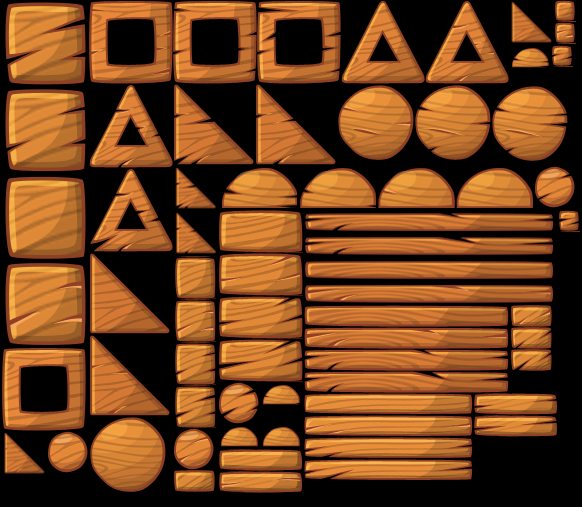
#> input picture src/ab/python_agent/vision/resources/wood.png, 582 x 507 px, found by its file name; its folder holds 5 pictures in this run
$ python get_crops_from_image.py
#> lines starting #> are read from the running program, lines starting #| are printed output that depends on the picture; after the words box and inside, x2 and y2 are one past the last pixel; in counts of white or black regions, pixels touching at a corner belong together
import cv2
import numpy as np
import os
import shutil

name = "wood"
save_dir = f"/home/david/AIBirds/src/ab/python_agent/vision/resources/{name}/"
img = cv2.imread(f"/home/david/AIBirds/src/ab/python_agent/vision/resources/{name}.png", cv2.IMREAD_UNCHANGED)
#> img is the input picture: shape (507, 582, 4); mean B, G, R, A 30, 69, 118.2, 159.6
shutil.rmtree(save_dir)
os.makedirs(save_dir)

gray = cv2.cvtColor(img, cv2.COLOR_BGR2GRAY)
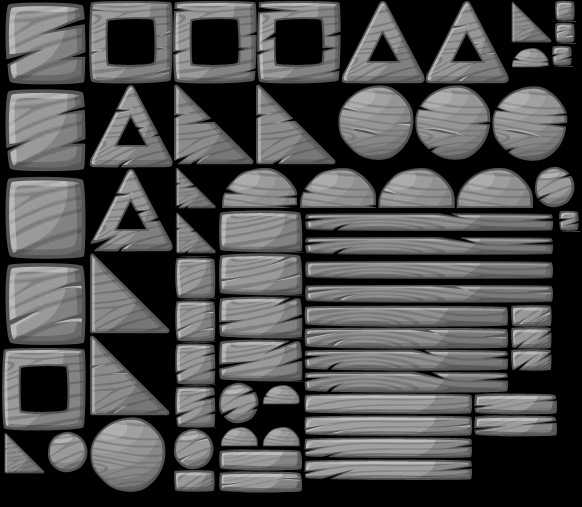
#> gray: shape (507, 582); min 0, max 193, mean 79.3
gray = 255 - gray
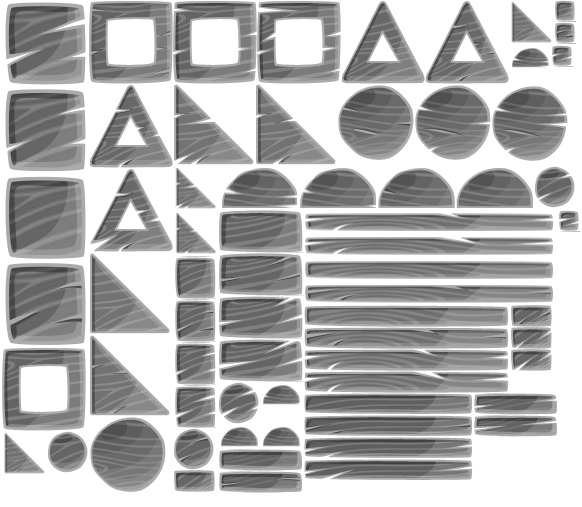
#> gray: shape (507, 582); min 62, max 255, mean 175.7

ret, blob = cv2.threshold(gray, 0, 255, cv2.THRESH_BINARY_INV+cv2.THRESH_OTSU)
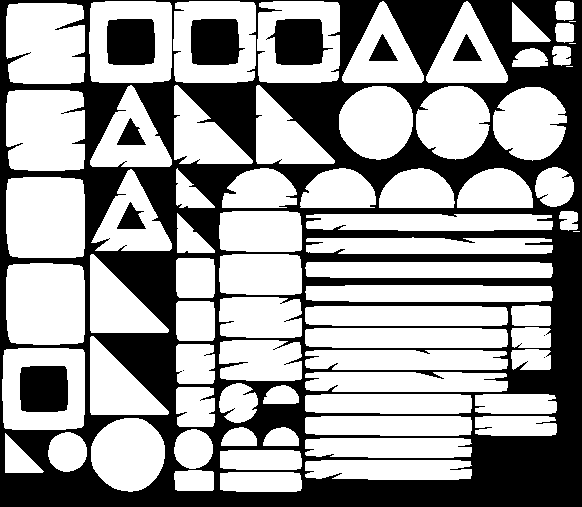
#> blob: shape (507, 582); 60.7% white; 12 black regions (3 under 20 px)
#> ret = 188

contours, hier = cv2.findContours(blob, cv2.RETR_TREE, cv2.CHAIN_APPROX_SIMPLE)
#> contours = 107 contours, 31 with area under 20; largest, box (x1, y1, x2, y2) and area: (2, 348, 85, 430) 6488, (89, 1, 172, 83) 6488, (173, 1, 256, 83) 6393, (257, 1, 340, 83) 6314, (6, 263, 85, 345) 6090


# Get blob indices with respect to hierarchy
blob_idx = np.squeeze(np.where(hier[0, :, 3] == -1))
#> blob_idx = 72 values from 0 to 105
# Initialize blob images
blob_imgs = []
# Iterate all blobs
for obj_idx, b_idx in enumerate(np.nditer(blob_idx)):

    # Add outer contour of blob to list
    blob_cnts = [contours[b_idx]]

    tlx, tly, width, height = cv2.boundingRect(blob_cnts[0])
    crop = img[tly: tly + height, tlx: tlx + width, ...]
    mask = blob[tly: tly + height, tlx: tlx + width]
    cv2.imwrite(f"{save_dir}/{name}_{obj_idx}.png", crop)
    cv2.imwrite(f"{save_dir}/{name}_mask_{obj_idx}.png", mask)
#> this loop made 72 passes
#> (b_idx, tlx, tly, width, height) on passes 1, 2, 3, 4, 5, 7, 8, 9, 10, 11, 12, 13: (0, 220, 472, 82, 20), (1, 174, 470, 40, 21), (2, 305, 460, 167, 20), (3, 220, 450, 82, 20), (4, 305, 438, 167, 20), (6, 48, 432, 39, 40), (7, 174, 429, 39, 40), (8, 263, 427, 36, 19), (9, 221, 427, 36, 19), (10, 91, 418, 74, 74), (11, 475, 416, 82, 20), (12, 305, 416, 167, 20)
#> (b_idx, blob_cnts, tlx, tly, width, height) on passes 6, 39, 59: (5, [[[5, 433], [5, 472], [42, 472], [43, 471]]], 5, 433, 39, 40), (56, [[[573, 231], [579, 231]]], 573, 231, 7, 1), (86, [[[566, 66], [572, 66]]], 566, 66, 7, 1)
#> pass 1, `crop = img[tly: tly + height, tlx: tlx + width, ...]`:
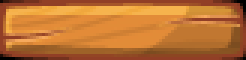
#> crop: shape (20, 82, 4) (shown 3 times larger); mean B, G, R, A 49.8, 114.1, 188.2, 249.2
#> pass 1, `mask = blob[tly: tly + height, tlx: tlx + width]`:
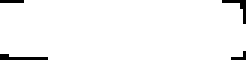
#> mask: shape (20, 82) (shown 3 times larger); 96.9% white; black in thin lines or dots
#> pass 2, `crop = img[tly: tly + height, tlx: tlx + width, ...]`:
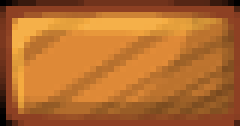
#> crop: shape (21, 40, 4) (shown 6 times larger); mean B, G, R, A 45.5, 107.5, 178.7, 246.5
#> pass 2, `mask = blob[tly: tly + height, tlx: tlx + width]`:
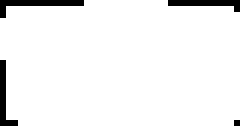
#> mask: shape (21, 40) (shown 6 times larger); 94.9% white; black in thin lines or dots

# [18 lines of commented-out code are left out]
